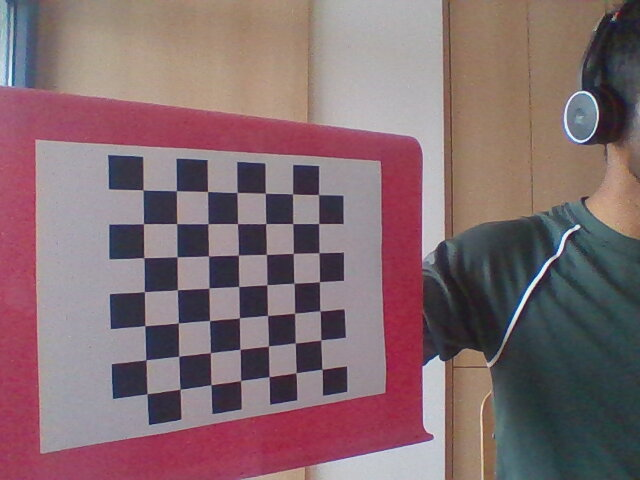
#> input picture images/cam_calibration/chessboard_01.jpg, 640 x 480 px; its folder holds 4 pictures in this run
$ python camera_calibration.py
#> lines starting #> are read from the running program, lines starting #| are printed output that depends on the picture; after the words box and inside, x2 and y2 are one past the last pixel; in counts of white or black regions, pixels touching at a corner belong together
#https://docs.opencv.org/3.3.0/dc/dbb/tutorial_py_calibration.html

import numpy as np
import cv2 as cv
import glob
import time

workingdir="/home/pi/Desktop/Captures/"
savedir="../camera_data/"

# termination criteria

criteria = (cv.TERM_CRITERIA_EPS + cv.TERM_CRITERIA_MAX_ITER, 30, 0.001)
# prepare object points, like (0,0,0), (1,0,0), (2,0,0) ....,(6,5,0)
objp = np.zeros((7*7,3), np.float32)

#add 2.5 to account for 2.5 cm per square in grid
objp[:,:2] = np.mgrid[0:7,0:7].T.reshape(-1,2)

# Arrays to store object points and image points from all the images.
objpoints = [] # 3d point in real world space
imgpoints = [] # 2d points in image plane.
images = glob.glob('../images/cam_calibration/*.jpg')

win_name="Verify"
cv.namedWindow(win_name, cv.WND_PROP_FULLSCREEN)
cv.setWindowProperty(win_name,cv.WND_PROP_FULLSCREEN,cv.WINDOW_FULLSCREEN)

print("getting images")
for fname in images:
    img = cv.imread(fname)
#> img is the input picture: shape (480, 640, 3); mean B, G, R 111.6, 106.8, 130.9
    print(fname)
    gray = cv.cvtColor(img, cv.COLOR_BGR2GRAY)
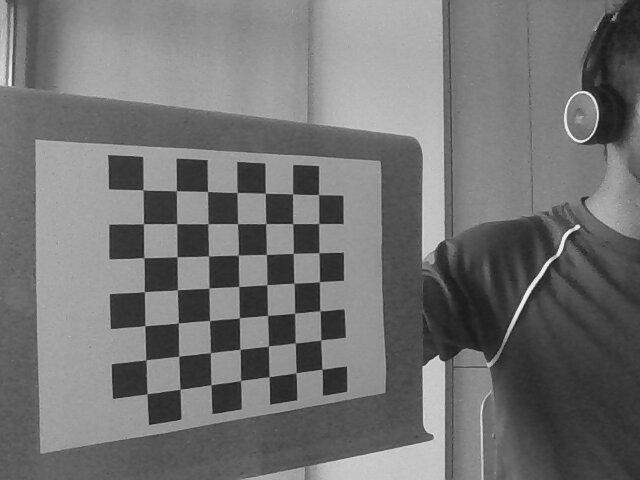
#> gray: shape (480, 640); min 17, max 251, mean 114.5


    # Find the chess board corners
    ret, corners = cv.findChessboardCorners(gray, (7,7), None)
#> ret = True; corners = 49 rows, first 8: [142.8, 189.8], [176.4, 190.6], [207.5, 191.5], [237.1, 192.4], [265.4, 193.3], [292.6, 193.8], [318.4, 194.4], [143.5, 223.6]
    # If found, add object points, image points (after refining them)
    if ret == True:
        objpoints.append(objp)
        corners2=cv.cornerSubPix(gray,corners, (11,11), (-1,-1), criteria)
#> corners2 = 49 rows, first 8: [143.1, 189.9], [176.4, 190.7], [207.5, 191.5], [237, 192.5], [265.3, 193.3], [292.5, 193.9], [318.5, 194.6], [143.5, 223.7]
        imgpoints.append(corners)
        # Draw and display the corners
        cv.drawChessboardCorners(img, (7,7), corners2, ret)
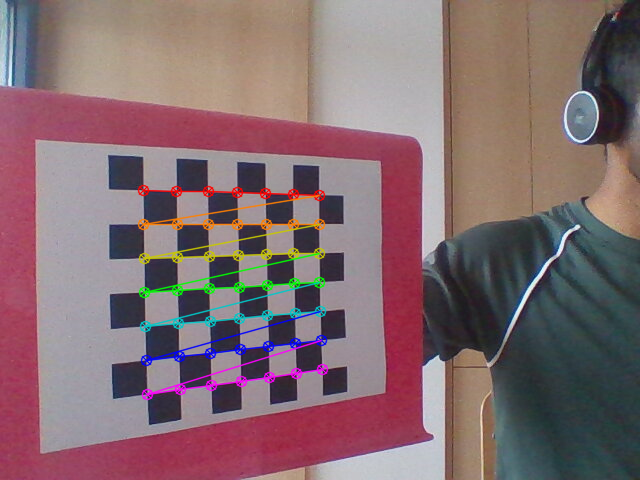
#> img: shape (480, 640, 3); 3.45% of pixels changed, all inside (x1, y1, x2, y2) = (137, 184, 329, 401)
        cv.imshow(win_name, img)
        cv.waitKey(500)

    img1=img
#> pass 2 of the loop `for fname in images:`:
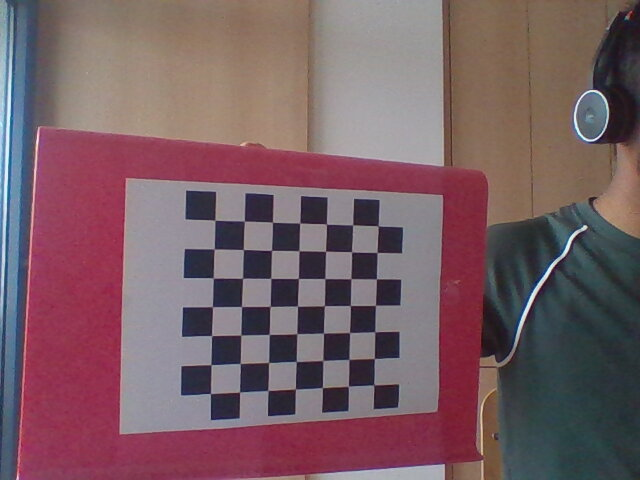
#> input picture images/cam_calibration/chessboard_02.jpg, 640 x 480 px
#> img is the input picture: shape (480, 640, 3); mean B, G, R 100.1, 93.6, 120
#> `gray = cv.cvtColor(img, cv.COLOR_BGR2GRAY)`:
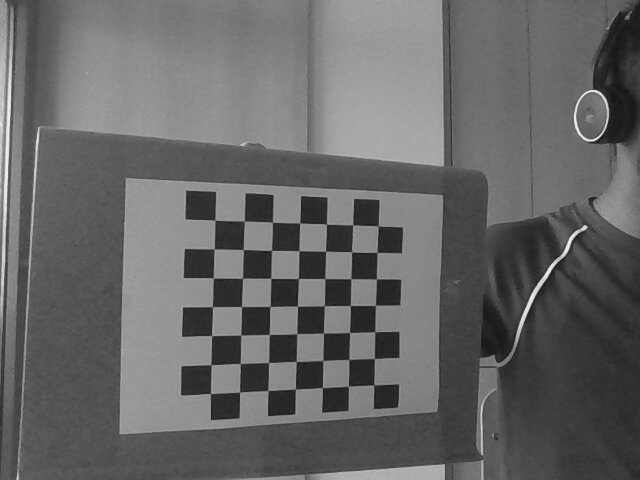
#> gray: shape (480, 640); min 14, max 245, mean 102.2
#> corners = 49 rows, first 8: [214.9, 220.3], [244.4, 221], [272.5, 222.2], [299.7, 223.2], [326.5, 224.3], [352.7, 224.9], [378.2, 226], [214.2, 249]
#> corners2 = 49 rows, first 8: [214.9, 220.2], [244.3, 221], [272.4, 222.2], [299.7, 222.9], [326.4, 224.1], [352.6, 224.9], [378.3, 225.9], [214.2, 248.9]
#> `cv.drawChessboardCorners(img, (7,7), corners2, ret)`:
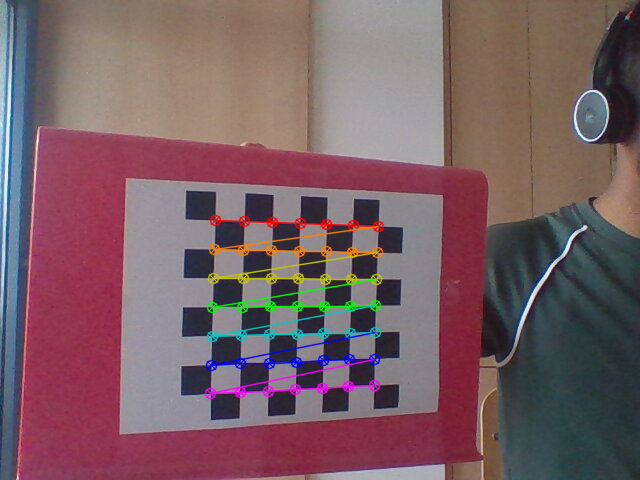
#> img: shape (480, 640, 3); 3.27% of pixels changed, all inside (x1, y1, x2, y2) = (204, 214, 385, 400)
#> pass 3 of the loop `for fname in images:`:
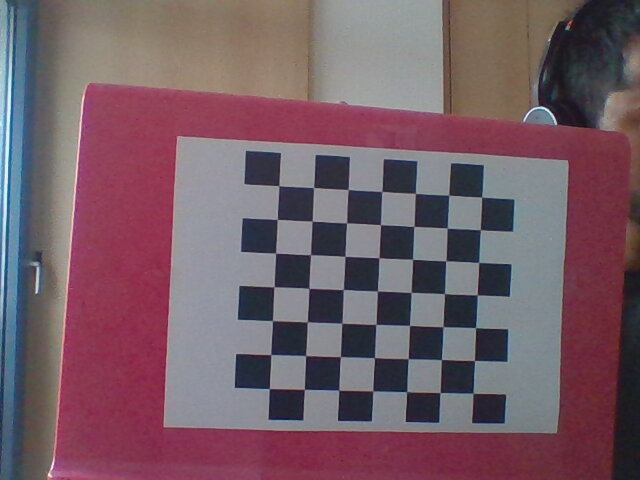
#> input picture images/cam_calibration/chessboard_03.jpg, 640 x 480 px
#> img is the input picture: shape (480, 640, 3); mean B, G, R 102.3, 92.3, 116.9
#> `gray = cv.cvtColor(img, cv.COLOR_BGR2GRAY)`:
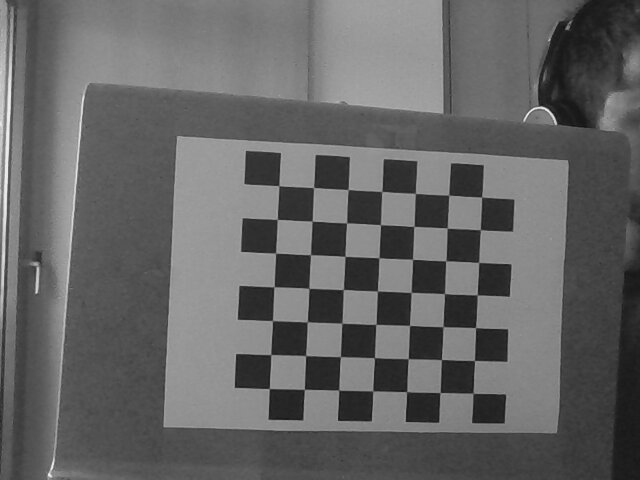
#> gray: shape (480, 640); min 17, max 243, mean 100.8
#> corners = 49 rows, first 8: [278.8, 185.6], [313.5, 187.5], [348, 189.5], [381.8, 191.5], [415.4, 193.5], [448.7, 195.1], [481.6, 197], [277.3, 219.4]
#> corners2 = 49 rows, first 8: [278.8, 185.7], [313.6, 187.5], [348.1, 189.5], [381.8, 191.4], [415.4, 193.4], [448.7, 195.2], [481.7, 197.1], [277.3, 219.4]
#> `cv.drawChessboardCorners(img, (7,7), corners2, ret)`:
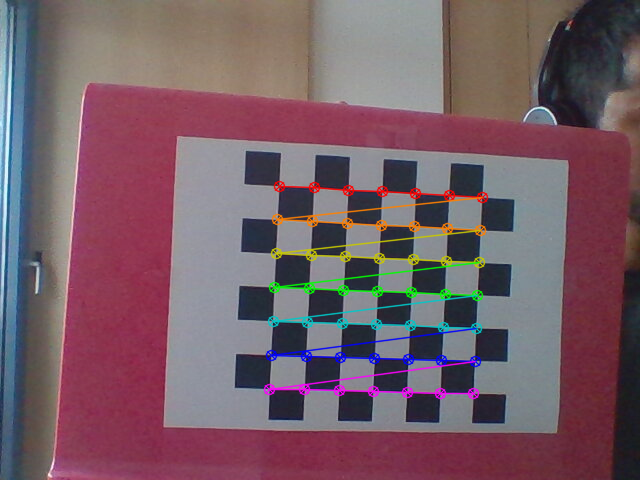
#> img: shape (480, 640, 3); 3.8% of pixels changed, all inside (x1, y1, x2, y2) = (263, 180, 489, 400)
#> the loop made 4 passes; the first 3 are shown

cv.destroyAllWindows()

print(">==> Starting calibration")
ret, cam_mtx, dist, rvecs, tvecs = cv.calibrateCamera(objpoints, imgpoints, gray.shape[::-1], None, None)

#print(ret)
print("Camera Matrix")
print(cam_mtx)
np.save(savedir+'cam_mtx.npy', cam_mtx)

print("Distortion Coeff")
print(dist)
np.save(savedir+'dist.npy', dist)

print("r vecs")
print(rvecs[2])

print("t Vecs")
print(tvecs[2])


print(">==> Calibration ended")


h,  w = img1.shape[:2]
#> h = 480; w = 640
print("Image Width, Height")
print(w, h)
#| 640 480
#if using Alpha 0, so we discard the black pixels from the distortion.  this helps make the entire region of interest is the full dimensions of the image (after undistort)
#if using Alpha 1, we retain the black pixels, and obtain the region of interest as the valid pixels for the matrix.
#i will use Apha 1, so that I don't have to run undistort.. and can just calculate my real world x,y
newcam_mtx, roi=cv.getOptimalNewCameraMatrix(cam_mtx, dist, (w,h), 1, (w,h))

print("Region of Interest")
print(roi)
np.save(savedir+'roi.npy', roi)

print("New Camera Matrix")
#print(newcam_mtx)
np.save(savedir+'newcam_mtx.npy', newcam_mtx)
print(np.load(savedir+'newcam_mtx.npy'))

inverse = np.linalg.inv(newcam_mtx)
print("Inverse New Camera Matrix")
print(inverse)


# undistort
undst = cv.undistort(img1, cam_mtx, dist, None, newcam_mtx)
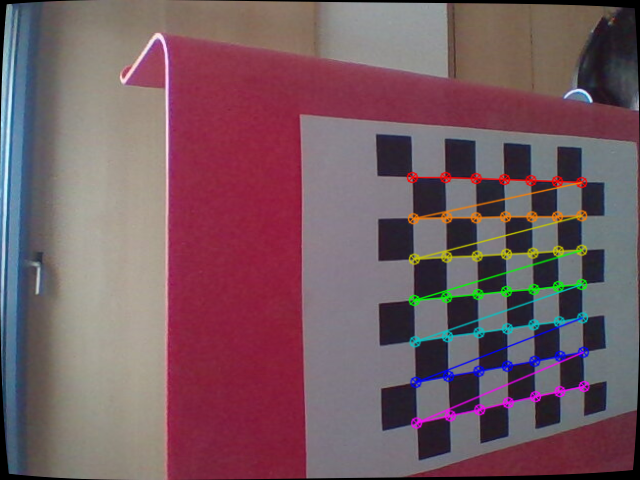
#> undst: shape (480, 640, 3); mean B, G, R 98.2, 89.9, 117.9
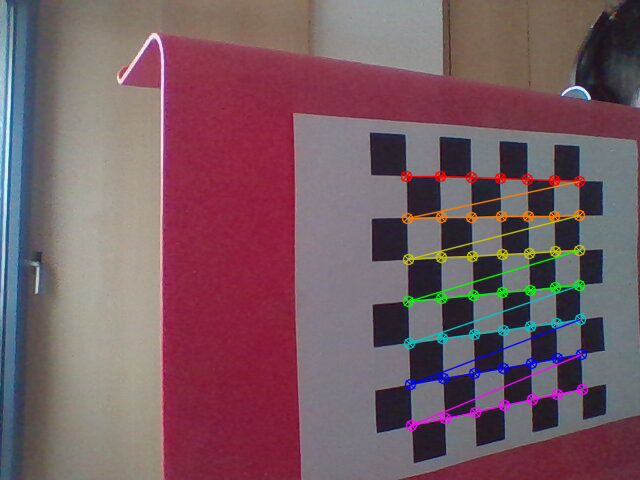
#> img1: shape (480, 640, 3); mean B, G, R 99.4, 91, 119

# crop the image
#x, y, w, h = roi
#dst = dst[y:y+h, x:x+w]
#cv.circle(dst,(308,160),5,(0,255,0),2)
cv.imshow('img1', img1)
cv.waitKey(5000)
cv.destroyAllWindows()
cv.imshow('img1', undst)
cv.waitKey(5000)
cv.destroyAllWindows()
